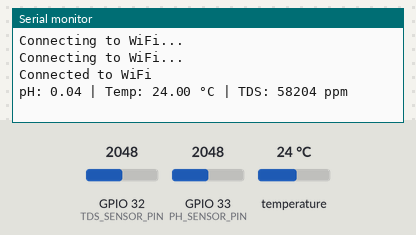
Recording of a sketch running on a simulated ESP32. Shown: the last lines printed to the serial monitor. Inputs (shaded band) come from the test bench; at power-on: temperature 24 °C, GPIO 32 (TDS_SENSOR_PIN) = 2048, GPIO 33 (PH_SENSOR_PIN) = 2048. WiFi joins after 1.5 s; servers stay silent unless stated; uploads are accepted with an empty reply; EEPROM starts erased.

Above: at 3.2 s.
3.3 s: temperature set to 12 °C
At 3.3 s:
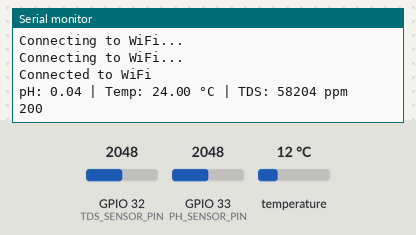
4.8 s: GPIO 32 (TDS_SENSOR_PIN) set to 2866
At 5.9 s:
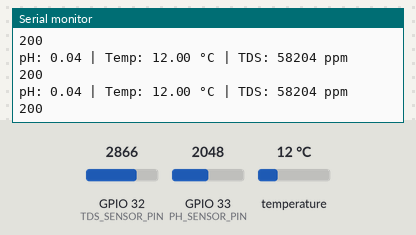
6.3 s: GPIO 33 (PH_SENSOR_PIN) set to 2866
At 6.6 s:
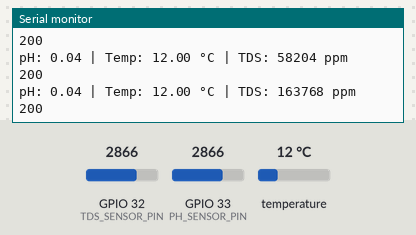
7.8 s: temperature set to 19 °C
At 9.0 s:
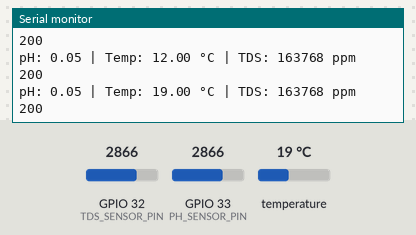
9.3 s: GPIO 32 (TDS_SENSOR_PIN) set to 3603
At 10.7 s:
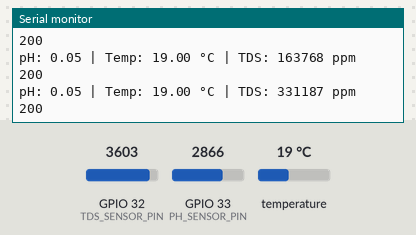
10.8 s: GPIO 33 (PH_SENSOR_PIN) set to 3603
At 13.0 s:
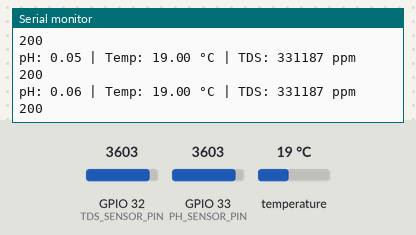
Timing chart, 0 to 13.3 s (numbered marks = the images above; inputs shaded):
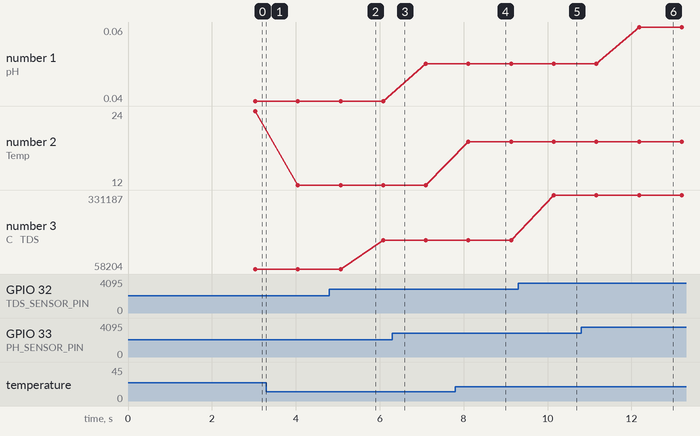

The sketch:

code_combined.ino
```cpp
#include <EEPROM.h>
#include <OneWire.h>
#include <WiFi.h>        // Bibliotek for å håndtere WiFi-funksjoner på ESP32
#include <HTTPClient.h>   // Bibliotek for å sende HTTP-forespørsler

#define EEPROM_write(address, p) {int i = 0; byte *pp = (byte*)&(p); for(; i < sizeof(p); i++) EEPROM.write(address+i, pp[i]);}
#define EEPROM_read(address, p) {int i = 0; byte *pp = (byte*)&(p); for(; i < sizeof(p); i++) pp[i] = EEPROM.read(address+i);}

#define SCOUNT 30
#define PH_SENSOR_PIN 33
#define TDS_SENSOR_PIN 32
#define DS18S20_Pin 2 // Temperature sensor pin
#define VREF 5.0 // ADC reference voltage (assuming 5V ADC)

// Definer SSID og passord til WiFi-nettverket du ønsker å koble til
const char* ssid = "Andreas";
const char* password = "12345678";

// Definer URL til Flask-serveren som ESP32 skal sende data til
const char* serverUrl = "http://192.168.229.19:5000/data";

// EEPROM addresses for pH calibration
#define SlopeValueAddress 0
#define InterceptValueAddress 4

OneWire ds(DS18S20_Pin);

int phAnalogBuffer[SCOUNT];
int tdsAnalogBuffer[SCOUNT];
int phBufferIndex = 0;
int tdsBufferIndex = 0;
float slopeValue, interceptValue, averagePhVoltage, tdsValue, temperature = 25;
boolean enterCalibrationFlag = false;

// Sampling time trackers for each sensor
unsigned long phSampleTimepoint = millis();
unsigned long tdsSampleTimepoint = millis();

void setup() {
    Serial.begin(115200);
    pinMode(2, INPUT_PULLUP);
    pinMode(PH_SENSOR_PIN, INPUT);
    pinMode(TDS_SENSOR_PIN, INPUT);
    readCharacteristicValues();

    // Koble til Wi-Fi
    WiFi.begin(ssid, password);

    // Vent til enheten er koblet til Wi-Fi-nettverket
    while (WiFi.status() != WL_CONNECTED) {
      delay(1000);  // Vent et sekund før neste forsøk
      Serial.println("Connecting to WiFi...");
      }
    Serial.println("Connected to WiFi");  // Skriv ut når enheten er tilkoblet
}

void loop() {
    // pH sensor reading every 40 ms
    if (millis() - phSampleTimepoint > 40U) {
        phSampleTimepoint = millis();
        phAnalogBuffer[phBufferIndex] = analogRead(PH_SENSOR_PIN);
        phBufferIndex = (phBufferIndex + 1) % SCOUNT;
        averagePhVoltage = getMedianNum(phAnalogBuffer, SCOUNT) * VREF / 1024.0;
    }

    // TDS sensor reading every 40 ms
    if (millis() - tdsSampleTimepoint > 40U) {
        tdsSampleTimepoint = millis();
        tdsAnalogBuffer[tdsBufferIndex] = analogRead(TDS_SENSOR_PIN);
        tdsBufferIndex = (tdsBufferIndex + 1) % SCOUNT;

        // TDS median calculation and compensation
        float tdsAverageVoltage = getMedianNum(tdsAnalogBuffer, SCOUNT) * VREF / 1024.0;
        float compensationCoefficient = 1.0 + 0.02 * (25 - 25.0); // Temp compensation formula
        float compensationVoltage = tdsAverageVoltage / compensationCoefficient; // Compensated voltage
        tdsValue = (133.42 * pow(compensationVoltage, 3) - 255.86 * pow(compensationVoltage, 2) + 857.39 * compensationVoltage) * 0.5;
    }

    // Temperature reading from DS18S20 sensor
    temperature = getTemp();

    // Print data every second
    static unsigned long printTimepoint = millis();
    if (millis() - printTimepoint > 1000U) {
        printTimepoint = millis();

        Serial.print("pH: ");
        Serial.print(averagePhVoltage / 1000.0 * slopeValue + interceptValue);
        Serial.print(" | Temp: ");
        Serial.print(temperature);
        Serial.print(" °C | TDS: ");
        Serial.print(tdsValue, 0);
        Serial.println(" ppm");


        // Sjekk om ESP32 fortsatt er koblet til Wi-Fi
        if (WiFi.status() == WL_CONNECTED) {
          HTTPClient http;  // Opprett en HTTPClient-objekt for å lage forespørselen
          http.begin(serverUrl);  // Sett opp URL-en for forespørselen
          http.addHeader("Content-Type", "application/json");  // Angi at vi sender JSON-data

          // Eksempel på data som skal sendes (her temperatur og fuktighet)
          String jsonData = "{\"temperature\": " + String(temperature, 0) + ", \"tdsverdi\": " + String(tdsValue, 0) + "}";

          // Send en POST-forespørsel med JSON-dataene
          int httpResponseCode = http.POST(jsonData);

        // Hvis forespørselen var vellykket (responskode > 0)
        if (httpResponseCode > 0) {
          String response = http.getString();  // Få responsen fra serveren
          Serial.println(httpResponseCode);    // Skriv ut HTTP-responskode
          Serial.println(response);            // Skriv ut responsinnholdet (hvis noe)
          }
        else {
          // Hvis noe gikk galt med forespørselen
          Serial.println("Error sending request");
          }
          http.end();  // Lukk HTTP-forbindelsen
          }
    }
}

// Get temperature from DS18S20 sensor
float getTemp() {
    byte data[12], addr[8];
    if (!ds.search(addr)) {
        ds.reset_search();
        return -1000;
    }
    if (OneWire::crc8(addr, 7) != addr[7] || (addr[0] != 0x10 && addr[0] != 0x28)) return -1000;
    ds.reset();
    ds.select(addr);
    ds.write(0x44, 1);
    ds.reset();
    ds.select(addr);
    ds.write(0xBE);
    for (int i = 0; i < 9; i++) data[i] = ds.read();
    ds.reset_search();
    float tempRead = ((data[1] << 8) | data[0]) / 16.0;
    return tempRead;
}

// Median filter for stabilizing sensor readings
int getMedianNum(int bArray[], int iFilterLen) {
    int bTab[iFilterLen];
    memcpy(bTab, bArray, sizeof(bTab));
    for (int i = 0; i < iFilterLen - 1; i++) {
        for (int j = 0; j < iFilterLen - i - 1; j++) {
            if (bTab[j] > bTab[j + 1]) swap(bTab[j], bTab[j + 1]);
        }
    }
    return (iFilterLen % 2) ? bTab[iFilterLen / 2] : (bTab[iFilterLen / 2] + bTab[iFilterLen / 2 - 1]) / 2;
}

// Load pH slope and intercept values from EEPROM
void readCharacteristicValues() {
    EEPROM_read(SlopeValueAddress, slopeValue);
    EEPROM_read(InterceptValueAddress, interceptValue);
    if (isnan(slopeValue) || isnan(interceptValue)) {
        slopeValue = 3.5;
        interceptValue = 0.0;
    }
}

// Utility swap function
void swap(int &a, int &b) {
    int temp = a;
    a = b;
    b = temp;
}
```

Measured:
- after the input at 7.8 s, the serial monitor: prints a new line after 0.32 s (image 4)
- after the input at 9.3 s, the serial monitor: prints a new line after 0.85 s (image 5)
- after the input at 10.8 s, the serial monitor: prints a new line after 1.4 s (image 6)
- plotted number 1: 0.04 → 0.05 after the input at 6.3 s, 0.05 → 0.06 after the input at 10.8 s
- plotted number 2: 24 → 12 after the input at 3.3 s, 12 → 19 after the input at 7.8 s
- plotted number 3: 58204 → 163768 after the input at 4.8 s, 163768 → 331187 after the input at 9.3 s
